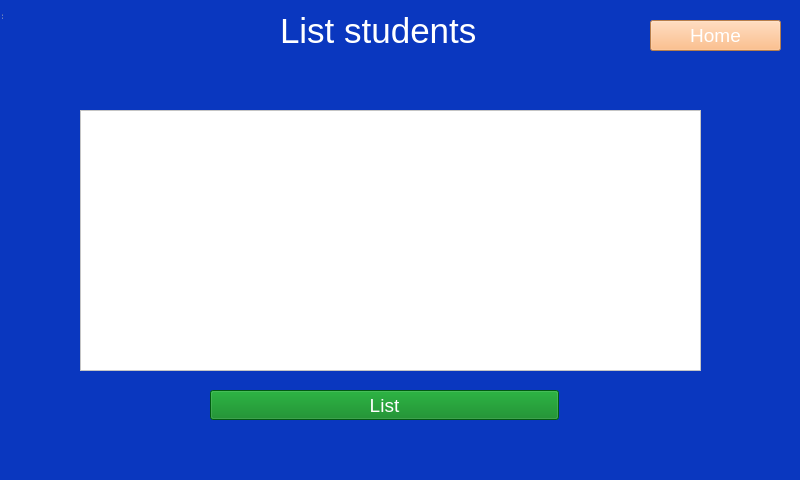
<?xml version="1.0" encoding="UTF-8"?>
<ui version="4.0">
 <class>showStudents</class>
 <widget class="QWidget" name="showStudents">
  <property name="geometry">
   <rect>
    <x>0</x>
    <y>0</y>
    <width>800</width>
    <height>480</height>
   </rect>
  </property>
  <property name="windowTitle">
   <string>MainWindow</string>
  </property>
  <widget class="QWidget" name="centralWidget" native="true">
   <property name="geometry">
    <rect>
     <x>0</x>
     <y>0</y>
     <width>800</width>
     <height>480</height>
    </rect>
   </property>
   <property name="styleSheet">
    <string notr="true"/>
   </property>
   <widget class="QStackedWidget" name="stackedWidget">
    <property name="geometry">
     <rect>
      <x>0</x>
      <y>0</y>
      <width>800</width>
      <height>480</height>
     </rect>
    </property>
    <property name="styleSheet">
     <string notr="true"/>
    </property>
    <widget class="QWidget" name="page">
     <property name="styleSheet">
      <string notr="true">background-color: rgb(10, 55, 191);</string>
     </property>
     <widget class="QLabel" name="nadpis">
      <property name="geometry">
       <rect>
        <x>280</x>
        <y>10</y>
        <width>481</width>
        <height>41</height>
       </rect>
      </property>
      <property name="font">
       <font>
        <family>Arial</family>
        <pointsize>26</pointsize>
       </font>
      </property>
      <property name="styleSheet">
       <string notr="true">color:rgb(255, 255, 255)
</string>
      </property>
      <property name="text">
       <string>List students</string>
      </property>
     </widget>
     <widget class="QPushButton" name="homeButton">
      <property name="geometry">
       <rect>
        <x>650</x>
        <y>20</y>
        <width>131</width>
        <height>31</height>
       </rect>
      </property>
      <property name="font">
       <font>
        <family>Arial</family>
        <pointsize>14</pointsize>
       </font>
      </property>
      <property name="styleSheet">
       <string notr="true">color:white;
background-color: rgb(255, 176, 107);</string>
      </property>
      <property name="text">
       <string>Home</string>
      </property>
     </widget>
     <widget class="QPushButton" name="listStudentsButton">
      <property name="geometry">
       <rect>
        <x>210</x>
        <y>390</y>
        <width>349</width>
        <height>30</height>
       </rect>
      </property>
      <property name="font">
       <font>
        <family>Arial</family>
        <pointsize>14</pointsize>
       </font>
      </property>
      <property name="styleSheet">
       <string notr="true">color: white;
background-color: rgb(0, 129, 23);</string>
      </property>
      <property name="text">
       <string>List</string>
      </property>
     </widget>
     <widget class="QTableView" name="tableView">
      <property name="geometry">
       <rect>
        <x>80</x>
        <y>110</y>
        <width>621</width>
        <height>261</height>
       </rect>
      </property>
      <property name="styleSheet">
       <string notr="true">color: black;
background-color: rgb(255, 255, 255);</string>
      </property>
     </widget>
    </widget>
   </widget>
  </widget>
  <widget class="QToolBar" name="mainToolBar">
   <property name="geometry">
    <rect>
     <x>0</x>
     <y>0</y>
     <width>4</width>
     <height>12</height>
    </rect>
   </property>
  </widget>
  <widget class="QStatusBar" name="statusBar">
   <property name="geometry">
    <rect>
     <x>0</x>
     <y>0</y>
     <width>3</width>
     <height>20</height>
    </rect>
   </property>
  </widget>
 </widget>
 <layoutdefault spacing="6" margin="11"/>
 <resources/>
 <connections/>
</ui>
